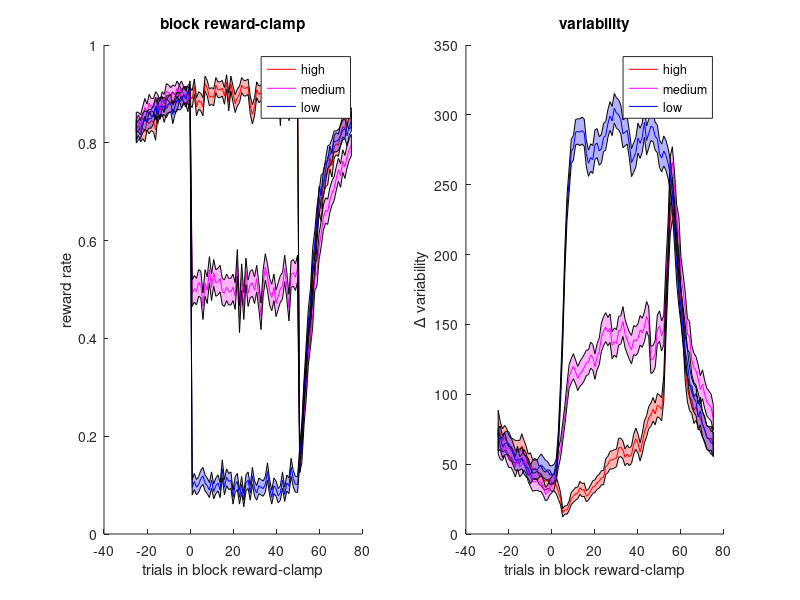

MATLAB code to generate this figure:
clear all;
load fig_block.mat;

figure;

cols = flip({'blue', 'magenta', 'red'});
labels = flip({'low', 'medium', 'high'});
which = flip({ex.bclamp == 0.1, ex.bclamp == 0.5, ex.bclamp == 0.9});

ax = -ex.block_size/2 : ex.block_size*3/2;

% rewards 
%

subplot(1,2,1);

clear r;
hold on;
for c_idx = 1:3
    bs = find(which{c_idx});
    for i = 1:length(bs)
        b = bs(i);
        s = (b - 1) * ex.block_size;
        for j = 1:length(ax)
            t = s + ax(j);
            r(i,j) = ex.r(t);
        end
    end

    m = mean(r, 1);
    s = std(r, 1);
    se = s / sqrt(size(r, 1)); 
    hh(c_idx) = plot(ax, m, 'color', cols{c_idx});

    h = fill([ax flip(ax)], [m + se flip(m - se)], cols{c_idx});
    set(h, 'facealpha', 0.3);
end
hold off;

legend(hh, labels);
title('block reward-clamp');
xlabel('trials in block reward-clamp');
ylabel('reward rate');


% variability
%

subplot(1,2,2);

clear v;
hold on;
for c_idx = 1:3
    bs = find(which{c_idx});
    for i = 1:length(bs)
        b = bs(i);
        s = (b - 1) * ex.block_size;
        for j = 1:length(ax)
            t = s + ax(j);
            v(i,j) = ex.var(t);
        end
    end

    m = mean(v, 1);
    s = std(v, 1);
    se = s / sqrt(size(v, 1)); 
    hh(c_idx) = plot(ax, m, 'color', cols{c_idx});

    h = fill([ax flip(ax)], [m + se flip(m - se)], cols{c_idx});
    set(h, 'facealpha', 0.3);
end
hold off;

legend(hh, labels);
title('variability');
xlabel('trials in block reward-clamp');
ylabel('\Delta variability');
